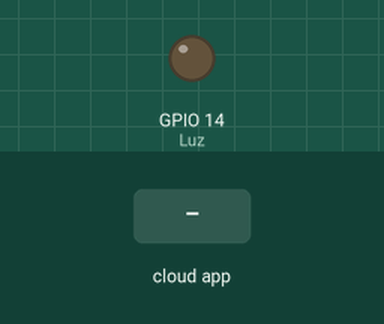
Bench run of a sketch on a simulated ESP8266 (NodeMCU). Shown: output pins drawn as LEDs (lit = HIGH). The test bench sets the inputs (shaded band).

Above: at 2.7 s.
2.8 s: the phone or cloud app sets 3 to 1
At 3.8 s:
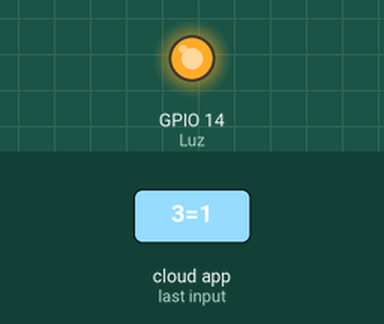
5.0 s: the phone or cloud app sets 3 to 0
At 6.5 s:
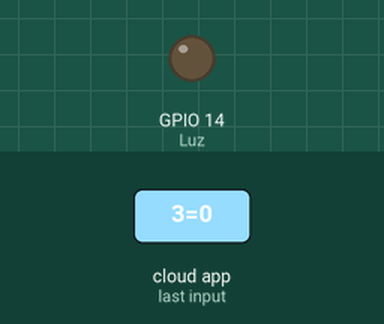
Timing chart, 0 to 8.0 s (numbered marks = the images above; inputs shaded):
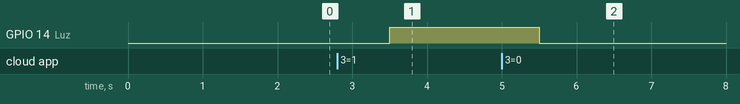

Measured:
- after the input at 2.8 s, GPIO 14 (Luz): LOW → HIGH after 0.70 s
- after the input at 5.0 s, GPIO 14 (Luz): HIGH → LOW after 0.50 s

The sketch:

Control_Luz_casa.ino
```cpp
// This example shows how to connect to Cayenne using an ESP8266 and send/receive sample data.
// Make sure you install the ESP8266 Board Package via the Arduino IDE Board Manager and select the correct ESP8266 board before compiling.

//#define CAYENNE_DEBUG
#define CAYENNE_PRINT Serial
#include <CayenneMQTTESP8266.h>

// WiFi network info.
char ssid[] = "Samsung s7";
char wifiPassword[] = "hector3131";

// Cayenne authentication info. This should be obtained from the Cayenne Dashboard.
char username[] = "f6468fe0-eba9-11e8-8e60-53d8c8eabc71";
char password[] = "5c6cee12abda3970d58f33ee22dfe64a01a01cb0";
char clientID[] = "43416430-f8b8-11e8-898f-c12a468aadce";

unsigned long lastMillis = 0;
//manejar datos desde cayenne
const int Luz=14;
//----variables a sensar
int val=0;
//---------------------
void setup() {
  //definir datos a controlar desde cayenne
  pinMode(Luz,OUTPUT);
  //-------------------
  Serial.begin(9600);
  Cayenne.begin(username, password, clientID, ssid, wifiPassword);
}

void loop() {
  Cayenne.loop();

  //Publish data every 10 seconds (10000 milliseconds). Change this value to publish at a different interval.
  if (millis() - lastMillis > 10000) {
    lastMillis = millis();
    //Write data to Cayenne here. This example just sends the current uptime in milliseconds.

    //---------variables enviadas a cayenne
   val=analogRead(A0);
   float mv = ( val/1024.0)*3300;
   float MyTemperatura = mv/10;
  //como escribir en cayenne
   Cayenne.virtualWrite(0,MyTemperatura,TYPE_TEMPERATURE,UNIT_CELSIUS);
   //aqui termina

    //Cayenne.virtualWrite(0, lastMillis);
    //Some examples of other functions you can use to send data.
    //Cayenne.celsiusWrite(1, 22.0);
    //Cayenne.luxWrite(2, 700);
    //Cayenne.virtualWrite(3, 50, TYPE_PROXIMITY, UNIT_CENTIMETER);
  }
}
//como ya he usado los canales 0,1,2 para sensar en lo siguiente se defienen canales 3,4 para controlar desde cayenne
CAYENNE_IN(3)
{
  int Valor_Canal_03=getValue.asInt();
  digitalWrite(Luz,Valor_Canal_03);
}

//Default function for processing actuator commands from the Cayenne Dashboard.
//You can also use functions for specific channels, e.g CAYENNE_IN(1) for channel 1 commands.
CAYENNE_IN_DEFAULT()
{
  CAYENNE_LOG("CAYENNE_IN_DEFAULT(%u) - %s, %s", request.channel, getValue.getId(), getValue.asString());
  //Process message here. If there is an error set an error message using getValue.setError(), e.g getValue.setError("Error message");
}
```
